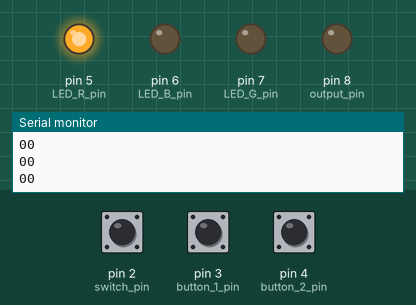
Simulated run of this program. Board: Arduino Uno, built with avr-gcc and run on an emulated ATmega328P. Shown: output pins drawn as LEDs (lit = HIGH), the last lines printed to the serial monitor. Dashed ring = blinking. The inputs (shaded band) are chosen by the test bench; at power-on: pin 4 (button_2_pin) LOW, pin 2 (switch_pin) HIGH, pin 3 (button_1_pin) LOW.

Above: at 1.2 s.
1.3 s: pin 4 (button_2_pin) pulled HIGH for 0.15 s
At 2.31 s:
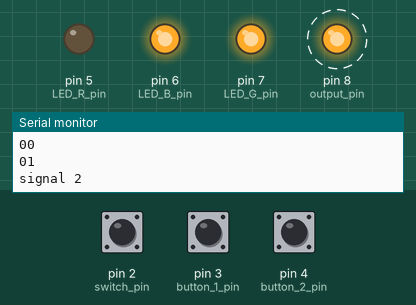
Timing chart, 0 to 10.3 s (numbered marks = the images above; inputs shaded):
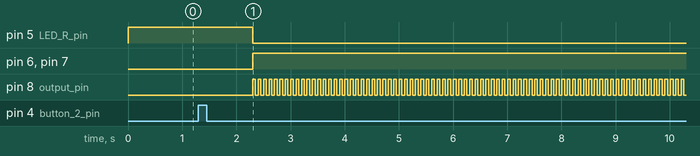

Measured:
- after the input at 1.3 s, pin 5 (LED_R_pin): HIGH → LOW after 1.0 s; pin 6 (LED_B_pin), pin 7 (LED_G_pin): LOW → HIGH after 1.0 s; pin 8 (output_pin): alternates HIGH for 0.05 s and LOW for 0.05 s, starting after 1.0 s

The program:

main.cpp
```cpp
#include <Arduino.h>

int switch_pin = 2;
int button_1_pin = 3;
int button_2_pin = 4;
int LED_R_pin = 5;
int LED_B_pin = 6;
int LED_G_pin = 7;
int output_pin = 8;

int switch_state = 0;
int button_1_state = 0;
int button_2_state = 0;

void SOS(int message);

void setup()
{
  Serial.begin(9600);

  pinMode(switch_pin, INPUT);
  pinMode(button_1_pin, INPUT);
  pinMode(button_2_pin, INPUT);
  pinMode(LED_R_pin, OUTPUT);
  pinMode(LED_B_pin, OUTPUT);
  pinMode(LED_G_pin, OUTPUT);
  pinMode(output_pin, OUTPUT);

  digitalWrite(LED_R_pin, 0);
  digitalWrite(LED_B_pin, 0);
  digitalWrite(LED_G_pin, 0);

  digitalWrite(output_pin, 0);
}

void loop()
{

  while(digitalRead(switch_pin) == 0)
  {
    delay(1000);
    digitalWrite(LED_G_pin, 1);
    digitalWrite(LED_R_pin, 0);
  }
  digitalWrite(LED_R_pin, 1);
  digitalWrite(LED_G_pin, 0);

  delay(100);

  button_1_state = digitalRead(button_1_pin);
  Serial.print(button_1_state);

  button_2_state = digitalRead(button_2_pin);
  Serial.println(button_2_state);

  if(button_1_state == 1)
  {
    delay(1000);
    button_2_state = digitalRead(button_2_pin);
    if(button_2_state == 1)
    {
      SOS(3);
    }
    else
    {
      SOS(1);
    }
  }
  else if(button_2_state == 1)
  {
    delay(1000);
    button_1_state = digitalRead(button_1_pin);
    if(button_1_state == 1)
    {
      SOS(3);
    }
    else
    {
      SOS(2);
    }
  }

}

void SOS(int message) //1 = escort to car (button 1), 2 = call a cab (button 2), 3 = call police (both buttons)
{
  if(message == 1)
  {
    digitalWrite(LED_B_pin, 1);
    digitalWrite(LED_G_pin, 0);
    digitalWrite(LED_R_pin, 0);
    while(1)
    {
      Serial.println("signal 1");
      digitalWrite(output_pin, 1);
      delay(25);
      digitalWrite(output_pin, 0);
      delay(25);
    }
  }

  if(message == 2)
  {
    digitalWrite(LED_B_pin, 1);
    digitalWrite(LED_G_pin, 1);
    digitalWrite(LED_R_pin, 0);
    while(1)
    {
      Serial.println("signal 2");
      digitalWrite(output_pin, 1);
      delay(50);
      digitalWrite(output_pin, 0);
      delay(50);
    }
  }

  if(message == 3)
  {
    digitalWrite(LED_B_pin, 0);
    digitalWrite(LED_G_pin, 0);
    digitalWrite(LED_R_pin, 0);
    while(1)
    {
      Serial.println("signal 3");
      digitalWrite(output_pin, 1);
      delay(100);
      digitalWrite(output_pin, 0);
      delay(100);
    }
  }
}
```
